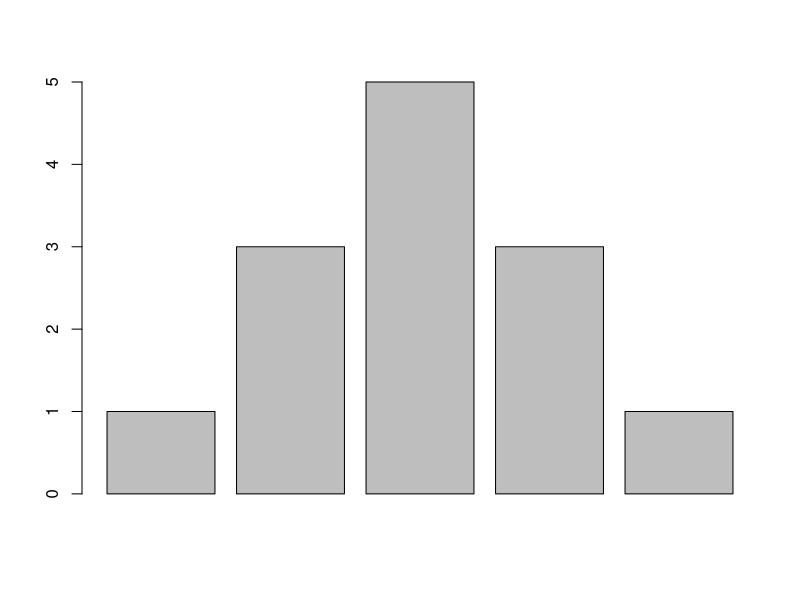

Generate this figure with R: (Note: this script raises an error after producing the figure.)
# Itzel Reta Heredia
# 8/26/2021
# 2124992
############


# Problema 1 --------------------------------------------------------------

xi <- c(6,4,1,3)
sum(xi)

yi <- c(1,3,4,2)

sum(xi*yi)

prod(xi)
prod(xi*yi)

prod(xi^2*yi^0.5)

# Problema 2 --------------------------------------------------------------
GrupoA <- c(80, 90, 90, 100)
mean(GrupoA)
median(GrupoA)

GrupoB <- c(60, 65, 65, 70, 70, 70, 75, 75, 80, 80, 80, 80, 80, 85, 100)
mean(GrupoB)
median(GrupoB)

# A) Grupo A
# B) Grupo A, si.

# Problema 3 --------------------------------------------------------------

# Una cuarta calificacion de 76

# Problema 4 --------------------------------------------------------------

# El enunciado B) y el C) son verdaderos 

# Problema 5 --------------------------------------------------------------

Germinaciones <- c(5,6,7,8,9)
CajasP <- c(1,3,5,3,1)
mean(CajasP)
median(CajasP)
barplot(CajasP)
# A) Barplot
# B) 2.6 se suman los valores y se divide entre en total de valores
# C) 3, se colocan en forma ascendente y se tima el numero medio

# Problema 6 --------------------------------------------------------------

# a)
set <- c(2, 2, 3, 6, 10)
mean(set)
median(set)
# b)
set5 <- set+5
mean(set5)
median(set5)
summary(set5)
# c) si se ven afectadas, aumento el valor
# d)
setx5 <- set*5
mean(setx5)
median(setx5)
summary(setx5)
# e) si se ven afectadas, va aumentando el valor

# Problema 7 --------------------------------------------------------------

# 0, 1, 2, 3, 4, 5, 6, 7, 8, 9


# A) 6, 6, 7, 7, 9
#   4, 4, 6, 7, 8, 9, 11 

# B) 2, 5, 7, 7, 9
#   3, 4, 7, 8, 8

# Crear la función getmode.
getmoda <-function(v) {
  uniqv <- unique(v)
  uniqv[which.max(tabulate(match(v, uniqv)))]
}

getmoda <-function(v)
uniqv <- unique(v)
uniqv[which.max(tabulate(match(v, uniqv)))]

